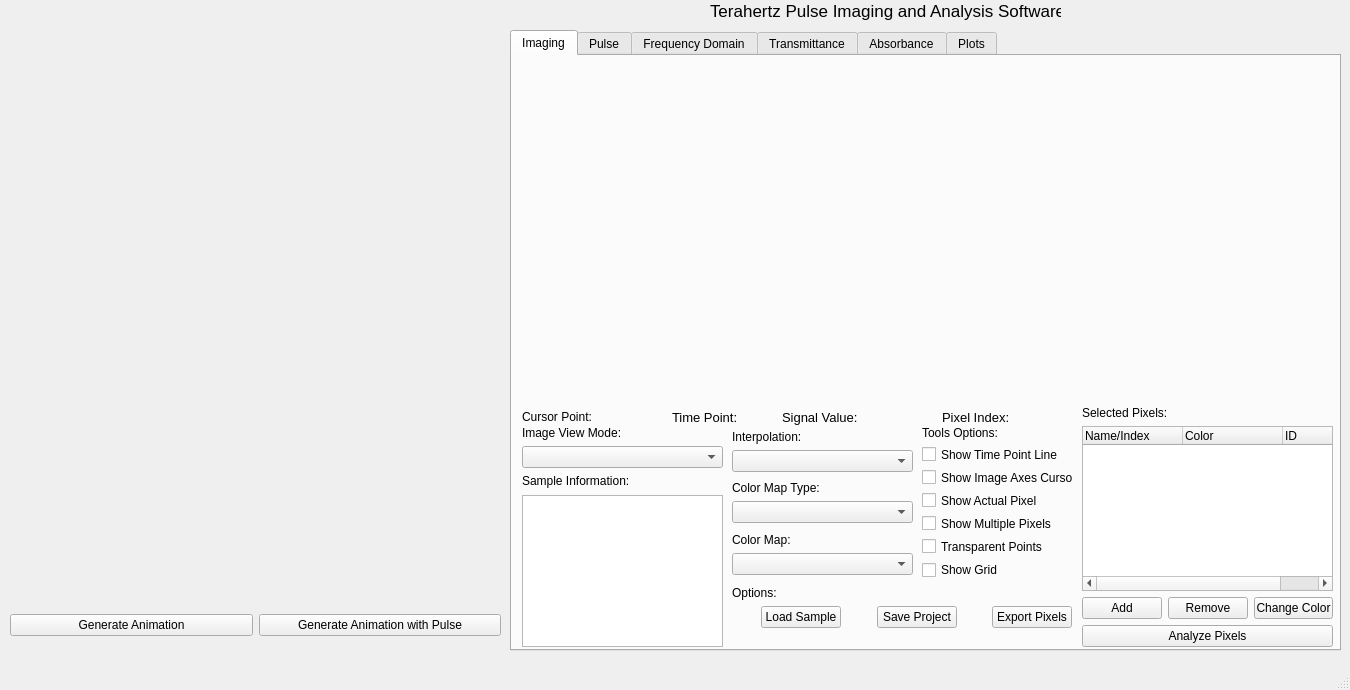
<?xml version="1.0" encoding="UTF-8"?>
<ui version="4.0">
 <class>MainWindow</class>
 <widget class="QMainWindow" name="MainWindow">
  <property name="geometry">
   <rect>
    <x>0</x>
    <y>0</y>
    <width>1350</width>
    <height>690</height>
   </rect>
  </property>
  <property name="windowTitle">
   <string>THz Imaging Software</string>
  </property>
  <widget class="QWidget" name="centralwidget">
   <widget class="ImgView" name="img_view" native="true">
    <property name="geometry">
     <rect>
      <x>-1</x>
      <y>0</y>
      <width>511</width>
      <height>611</height>
     </rect>
    </property>
   </widget>
   <widget class="QLabel" name="label_3">
    <property name="geometry">
     <rect>
      <x>710</x>
      <y>-10</y>
      <width>351</width>
      <height>41</height>
     </rect>
    </property>
    <property name="font">
     <font>
      <pointsize>13</pointsize>
     </font>
    </property>
    <property name="text">
     <string>Terahertz Pulse Imaging and Analysis Software</string>
    </property>
   </widget>
   <widget class="QTabWidget" name="tab">
    <property name="geometry">
     <rect>
      <x>510</x>
      <y>30</y>
      <width>831</width>
      <height>621</height>
     </rect>
    </property>
    <property name="currentIndex">
     <number>0</number>
    </property>
    <widget class="QWidget" name="tab_1">
     <attribute name="title">
      <string>Imaging</string>
     </attribute>
     <widget class="QWidget" name="verticalLayoutWidget_2">
      <property name="geometry">
       <rect>
        <x>10</x>
        <y>370</y>
        <width>201</width>
        <height>221</height>
       </rect>
      </property>
      <layout class="QVBoxLayout" name="verticalLayout_2">
       <item>
        <spacer name="verticalSpacer_4">
         <property name="orientation">
          <enum>Qt::Vertical</enum>
         </property>
         <property name="sizeHint" stdset="0">
          <size>
           <width>20</width>
           <height>40</height>
          </size>
         </property>
        </spacer>
       </item>
       <item>
        <widget class="QLabel" name="label_5">
         <property name="text">
          <string>Image View Mode:</string>
         </property>
        </widget>
       </item>
       <item>
        <widget class="QComboBox" name="view_mode_cb"/>
       </item>
       <item>
        <spacer name="verticalSpacer_5">
         <property name="orientation">
          <enum>Qt::Vertical</enum>
         </property>
         <property name="sizeHint" stdset="0">
          <size>
           <width>20</width>
           <height>40</height>
          </size>
         </property>
        </spacer>
       </item>
       <item>
        <widget class="QLabel" name="label_6">
         <property name="text">
          <string>Sample Information:</string>
         </property>
        </widget>
       </item>
       <item>
        <spacer name="verticalSpacer_6">
         <property name="orientation">
          <enum>Qt::Vertical</enum>
         </property>
         <property name="sizeHint" stdset="0">
          <size>
           <width>20</width>
           <height>40</height>
          </size>
         </property>
        </spacer>
       </item>
       <item>
        <widget class="QPlainTextEdit" name="sample_info_text"/>
       </item>
      </layout>
     </widget>
     <widget class="QWidget" name="horizontalLayoutWidget_4">
      <property name="geometry">
       <rect>
        <x>270</x>
        <y>350</y>
        <width>151</width>
        <height>22</height>
       </rect>
      </property>
      <layout class="QHBoxLayout" name="horizontalLayout_4">
       <item>
        <widget class="QLabel" name="signal_label">
         <property name="font">
          <font>
           <pointsize>10</pointsize>
          </font>
         </property>
         <property name="text">
          <string>Signal Value:</string>
         </property>
        </widget>
       </item>
       <item>
        <spacer name="horizontalSpacer_4">
         <property name="orientation">
          <enum>Qt::Horizontal</enum>
         </property>
         <property name="sizeHint" stdset="0">
          <size>
           <width>40</width>
           <height>20</height>
          </size>
         </property>
        </spacer>
       </item>
      </layout>
     </widget>
     <widget class="QWidget" name="horizontalLayoutWidget_3">
      <property name="geometry">
       <rect>
        <x>10</x>
        <y>350</y>
        <width>151</width>
        <height>22</height>
       </rect>
      </property>
      <layout class="QHBoxLayout" name="horizontalLayout_3">
       <item>
        <widget class="QLabel" name="cursor_label">
         <property name="text">
          <string>Cursor Point:</string>
         </property>
        </widget>
       </item>
       <item>
        <spacer name="horizontalSpacer_3">
         <property name="orientation">
          <enum>Qt::Horizontal</enum>
         </property>
         <property name="sizeHint" stdset="0">
          <size>
           <width>40</width>
           <height>20</height>
          </size>
         </property>
        </spacer>
       </item>
      </layout>
     </widget>
     <widget class="QWidget" name="horizontalLayoutWidget">
      <property name="geometry">
       <rect>
        <x>430</x>
        <y>350</y>
        <width>131</width>
        <height>22</height>
       </rect>
      </property>
      <layout class="QHBoxLayout" name="horizontalLayout">
       <item>
        <widget class="QLabel" name="index_label">
         <property name="font">
          <font>
           <pointsize>10</pointsize>
          </font>
         </property>
         <property name="text">
          <string>Pixel Index:</string>
         </property>
        </widget>
       </item>
       <item>
        <spacer name="horizontalSpacer_2">
         <property name="orientation">
          <enum>Qt::Horizontal</enum>
         </property>
         <property name="sizeHint" stdset="0">
          <size>
           <width>40</width>
           <height>20</height>
          </size>
         </property>
        </spacer>
       </item>
      </layout>
     </widget>
     <widget class="QWidget" name="verticalLayoutWidget">
      <property name="geometry">
       <rect>
        <x>220</x>
        <y>370</y>
        <width>181</width>
        <height>149</height>
       </rect>
      </property>
      <layout class="QVBoxLayout" name="verticalLayout">
       <item>
        <spacer name="verticalSpacer">
         <property name="orientation">
          <enum>Qt::Vertical</enum>
         </property>
         <property name="sizeHint" stdset="0">
          <size>
           <width>20</width>
           <height>40</height>
          </size>
         </property>
        </spacer>
       </item>
       <item>
        <widget class="QLabel" name="label">
         <property name="text">
          <string>Interpolation:</string>
         </property>
        </widget>
       </item>
       <item>
        <widget class="QComboBox" name="interpolation_cb"/>
       </item>
       <item>
        <spacer name="verticalSpacer_2">
         <property name="orientation">
          <enum>Qt::Vertical</enum>
         </property>
         <property name="sizeHint" stdset="0">
          <size>
           <width>20</width>
           <height>40</height>
          </size>
         </property>
        </spacer>
       </item>
       <item>
        <widget class="QLabel" name="label_2">
         <property name="text">
          <string>Color Map Type:</string>
         </property>
        </widget>
       </item>
       <item>
        <widget class="QComboBox" name="cmaptype_cb"/>
       </item>
       <item>
        <spacer name="verticalSpacer_3">
         <property name="orientation">
          <enum>Qt::Vertical</enum>
         </property>
         <property name="sizeHint" stdset="0">
          <size>
           <width>20</width>
           <height>40</height>
          </size>
         </property>
        </spacer>
       </item>
       <item>
        <widget class="QLabel" name="label_4">
         <property name="text">
          <string>Color Map:</string>
         </property>
        </widget>
       </item>
       <item>
        <widget class="QComboBox" name="cmap_cb"/>
       </item>
      </layout>
     </widget>
     <widget class="QWidget" name="horizontalLayoutWidget_2">
      <property name="geometry">
       <rect>
        <x>160</x>
        <y>350</y>
        <width>101</width>
        <height>22</height>
       </rect>
      </property>
      <layout class="QHBoxLayout" name="horizontalLayout_2">
       <item>
        <widget class="QLabel" name="waveform_point_label">
         <property name="font">
          <font>
           <pointsize>10</pointsize>
          </font>
         </property>
         <property name="text">
          <string>Time Point:</string>
         </property>
        </widget>
       </item>
       <item>
        <spacer name="horizontalSpacer">
         <property name="orientation">
          <enum>Qt::Horizontal</enum>
         </property>
         <property name="sizeHint" stdset="0">
          <size>
           <width>40</width>
           <height>20</height>
          </size>
         </property>
        </spacer>
       </item>
      </layout>
     </widget>
     <widget class="PulseView" name="pulse_view" native="true">
      <property name="geometry">
       <rect>
        <x>0</x>
        <y>0</y>
        <width>821</width>
        <height>341</height>
       </rect>
      </property>
      <property name="cursor">
       <cursorShape>CrossCursor</cursorShape>
      </property>
     </widget>
     <widget class="QWidget" name="verticalLayoutWidget_3">
      <property name="geometry">
       <rect>
        <x>410</x>
        <y>370</y>
        <width>151</width>
        <height>153</height>
       </rect>
      </property>
      <layout class="QVBoxLayout" name="verticalLayout_3">
       <item>
        <widget class="QLabel" name="label_7">
         <property name="text">
          <string>Tools Options:</string>
         </property>
        </widget>
       </item>
       <item>
        <widget class="QCheckBox" name="time_point_checkbox">
         <property name="text">
          <string>Show Time Point Line</string>
         </property>
        </widget>
       </item>
       <item>
        <widget class="QCheckBox" name="axes_checkbox">
         <property name="text">
          <string>Show Image Axes Cursor</string>
         </property>
        </widget>
       </item>
       <item>
        <widget class="QCheckBox" name="point_checkbox">
         <property name="text">
          <string>Show Actual Pixel</string>
         </property>
        </widget>
       </item>
       <item>
        <widget class="QCheckBox" name="multiple_points_checkbox">
         <property name="text">
          <string>Show Multiple Pixels</string>
         </property>
        </widget>
       </item>
       <item>
        <widget class="QCheckBox" name="transparent_checkbox">
         <property name="text">
          <string>Transparent Points</string>
         </property>
        </widget>
       </item>
       <item>
        <widget class="QCheckBox" name="grid_checkbox">
         <property name="text">
          <string>Show Grid</string>
         </property>
        </widget>
       </item>
      </layout>
     </widget>
     <widget class="QWidget" name="verticalLayoutWidget_4">
      <property name="geometry">
       <rect>
        <x>220</x>
        <y>530</y>
        <width>340</width>
        <height>61</height>
       </rect>
      </property>
      <layout class="QVBoxLayout" name="verticalLayout_4">
       <item>
        <widget class="QLabel" name="label_8">
         <property name="text">
          <string>Options:</string>
         </property>
        </widget>
       </item>
       <item>
        <layout class="QHBoxLayout" name="horizontalLayout_5">
         <item>
          <spacer name="horizontalSpacer_6">
           <property name="orientation">
            <enum>Qt::Horizontal</enum>
           </property>
           <property name="sizeHint" stdset="0">
            <size>
             <width>40</width>
             <height>20</height>
            </size>
           </property>
          </spacer>
         </item>
         <item>
          <widget class="QPushButton" name="load_button">
           <property name="text">
            <string>Load Sample</string>
           </property>
          </widget>
         </item>
         <item>
          <spacer name="horizontalSpacer_5">
           <property name="orientation">
            <enum>Qt::Horizontal</enum>
           </property>
           <property name="sizeHint" stdset="0">
            <size>
             <width>40</width>
             <height>20</height>
            </size>
           </property>
          </spacer>
         </item>
         <item>
          <widget class="QPushButton" name="save_button">
           <property name="text">
            <string>Save Project</string>
           </property>
          </widget>
         </item>
         <item>
          <spacer name="horizontalSpacer_7">
           <property name="orientation">
            <enum>Qt::Horizontal</enum>
           </property>
           <property name="sizeHint" stdset="0">
            <size>
             <width>40</width>
             <height>20</height>
            </size>
           </property>
          </spacer>
         </item>
         <item>
          <widget class="QPushButton" name="export_button">
           <property name="text">
            <string>Export Pixels</string>
           </property>
          </widget>
         </item>
        </layout>
       </item>
       <item>
        <spacer name="verticalSpacer_13">
         <property name="orientation">
          <enum>Qt::Vertical</enum>
         </property>
         <property name="sizeHint" stdset="0">
          <size>
           <width>20</width>
           <height>40</height>
          </size>
         </property>
        </spacer>
       </item>
      </layout>
     </widget>
     <widget class="QWidget" name="verticalLayoutWidget_5">
      <property name="geometry">
       <rect>
        <x>570</x>
        <y>350</y>
        <width>251</width>
        <height>241</height>
       </rect>
      </property>
      <layout class="QVBoxLayout" name="verticalLayout_5">
       <item>
        <widget class="QLabel" name="label_9">
         <property name="text">
          <string>Selected Pixels:</string>
         </property>
        </widget>
       </item>
       <item>
        <widget class="QTreeWidget" name="pixels_tree">
         <column>
          <property name="text">
           <string>Name/Index</string>
          </property>
         </column>
         <column>
          <property name="text">
           <string>Color</string>
          </property>
         </column>
         <column>
          <property name="text">
           <string>ID</string>
          </property>
         </column>
        </widget>
       </item>
       <item>
        <layout class="QHBoxLayout" name="horizontalLayout_6">
         <item>
          <widget class="QPushButton" name="add_pixel_button">
           <property name="text">
            <string>Add</string>
           </property>
          </widget>
         </item>
         <item>
          <widget class="QPushButton" name="remove_pixel_button">
           <property name="text">
            <string>Remove</string>
           </property>
          </widget>
         </item>
         <item>
          <widget class="QPushButton" name="change_color_button">
           <property name="text">
            <string>Change Color</string>
           </property>
          </widget>
         </item>
        </layout>
       </item>
       <item>
        <layout class="QHBoxLayout" name="horizontalLayout_8">
         <item>
          <widget class="QPushButton" name="plot_pixels_button">
           <property name="text">
            <string>Analyze Pixels</string>
           </property>
          </widget>
         </item>
        </layout>
       </item>
      </layout>
     </widget>
    </widget>
    <widget class="QWidget" name="tab_3">
     <attribute name="title">
      <string>Pulse</string>
     </attribute>
     <widget class="PulsePlot" name="pulse_plot" native="true">
      <property name="geometry">
       <rect>
        <x>0</x>
        <y>0</y>
        <width>831</width>
        <height>421</height>
       </rect>
      </property>
     </widget>
     <widget class="QWidget" name="verticalLayoutWidget_8">
      <property name="geometry">
       <rect>
        <x>10</x>
        <y>430</y>
        <width>91</width>
        <height>92</height>
       </rect>
      </property>
      <layout class="QVBoxLayout" name="verticalLayout_8">
       <item>
        <widget class="QLabel" name="label_12">
         <property name="text">
          <string>Time Starts:</string>
         </property>
        </widget>
       </item>
       <item>
        <widget class="QLineEdit" name="time_start_line">
         <property name="text">
          <string/>
         </property>
        </widget>
       </item>
       <item>
        <widget class="QLabel" name="label_13">
         <property name="text">
          <string>Time Ends:</string>
         </property>
        </widget>
       </item>
       <item>
        <widget class="QLineEdit" name="time_end_line">
         <property name="text">
          <string/>
         </property>
        </widget>
       </item>
      </layout>
     </widget>
     <widget class="QWidget" name="verticalLayoutWidget_9">
      <property name="geometry">
       <rect>
        <x>110</x>
        <y>430</y>
        <width>160</width>
        <height>84</height>
       </rect>
      </property>
      <layout class="QVBoxLayout" name="verticalLayout_9">
       <item>
        <widget class="QLabel" name="label_14">
         <property name="text">
          <string>Plot Options:</string>
         </property>
        </widget>
       </item>
       <item>
        <widget class="QCheckBox" name="pp_reference_checkbox">
         <property name="text">
          <string>Show Reference Pulse</string>
         </property>
        </widget>
       </item>
       <item>
        <widget class="QCheckBox" name="pp_legend_checkbox">
         <property name="text">
          <string>Show Legend</string>
         </property>
        </widget>
       </item>
       <item>
        <widget class="QCheckBox" name="pp_grid_checkbox">
         <property name="text">
          <string>Show Grid</string>
         </property>
        </widget>
       </item>
      </layout>
     </widget>
     <widget class="QPushButton" name="pp_reload_button">
      <property name="geometry">
       <rect>
        <x>10</x>
        <y>560</y>
        <width>261</width>
        <height>23</height>
       </rect>
      </property>
      <property name="text">
       <string>Apply Changes</string>
      </property>
     </widget>
    </widget>
    <widget class="QWidget" name="tab_4">
     <attribute name="title">
      <string>Frequency Domain</string>
     </attribute>
     <widget class="FrequencyPlot" name="frequency_plot" native="true">
      <property name="geometry">
       <rect>
        <x>0</x>
        <y>0</y>
        <width>831</width>
        <height>421</height>
       </rect>
      </property>
     </widget>
     <widget class="QWidget" name="verticalLayoutWidget_10">
      <property name="geometry">
       <rect>
        <x>10</x>
        <y>430</y>
        <width>111</width>
        <height>84</height>
       </rect>
      </property>
      <layout class="QVBoxLayout" name="verticalLayout_10">
       <item>
        <widget class="QLabel" name="label_15">
         <property name="text">
          <string>Plot Options:</string>
         </property>
        </widget>
       </item>
       <item>
        <widget class="QCheckBox" name="fd_reference_checkbox">
         <property name="text">
          <string>Show Reference</string>
         </property>
        </widget>
       </item>
       <item>
        <widget class="QCheckBox" name="fd_legend_checkbox">
         <property name="text">
          <string>Show Legend</string>
         </property>
        </widget>
       </item>
       <item>
        <widget class="QCheckBox" name="fd_grid_checkbox">
         <property name="text">
          <string>Show Grid</string>
         </property>
        </widget>
       </item>
      </layout>
     </widget>
     <widget class="QPushButton" name="fd_reload_button">
      <property name="geometry">
       <rect>
        <x>10</x>
        <y>560</y>
        <width>131</width>
        <height>21</height>
       </rect>
      </property>
      <property name="text">
       <string>Apply Changes</string>
      </property>
     </widget>
    </widget>
    <widget class="QWidget" name="tab_5">
     <attribute name="title">
      <string>Transmittance</string>
     </attribute>
     <widget class="TransmittancePlot" name="transmittance_plot" native="true">
      <property name="geometry">
       <rect>
        <x>0</x>
        <y>0</y>
        <width>831</width>
        <height>421</height>
       </rect>
      </property>
     </widget>
     <widget class="QPushButton" name="t_reload_button">
      <property name="geometry">
       <rect>
        <x>10</x>
        <y>560</y>
        <width>131</width>
        <height>21</height>
       </rect>
      </property>
      <property name="text">
       <string>Apply Changes</string>
      </property>
     </widget>
     <widget class="QWidget" name="verticalLayoutWidget_11">
      <property name="geometry">
       <rect>
        <x>10</x>
        <y>430</y>
        <width>111</width>
        <height>84</height>
       </rect>
      </property>
      <layout class="QVBoxLayout" name="verticalLayout_11">
       <item>
        <widget class="QLabel" name="label_16">
         <property name="text">
          <string>Plot Options:</string>
         </property>
        </widget>
       </item>
       <item>
        <widget class="QCheckBox" name="t_legend_checkbox">
         <property name="text">
          <string>Show Legend</string>
         </property>
        </widget>
       </item>
       <item>
        <widget class="QCheckBox" name="t_grid_checkbox">
         <property name="text">
          <string>Show Grid</string>
         </property>
        </widget>
       </item>
      </layout>
     </widget>
    </widget>
    <widget class="QWidget" name="tab_6">
     <attribute name="title">
      <string>Absorbance</string>
     </attribute>
     <widget class="AbsorbancePlot" name="absorbance_plot" native="true">
      <property name="geometry">
       <rect>
        <x>0</x>
        <y>0</y>
        <width>831</width>
        <height>421</height>
       </rect>
      </property>
     </widget>
     <widget class="QWidget" name="verticalLayoutWidget_7">
      <property name="geometry">
       <rect>
        <x>10</x>
        <y>430</y>
        <width>111</width>
        <height>84</height>
       </rect>
      </property>
      <layout class="QVBoxLayout" name="verticalLayout_7">
       <item>
        <widget class="QLabel" name="label_11">
         <property name="text">
          <string>Plot Options:</string>
         </property>
        </widget>
       </item>
       <item>
        <widget class="QCheckBox" name="abs_legend_checkbox">
         <property name="text">
          <string>Show Legend</string>
         </property>
        </widget>
       </item>
       <item>
        <widget class="QCheckBox" name="abs_grid_checkbox">
         <property name="text">
          <string>Show Grid</string>
         </property>
        </widget>
       </item>
      </layout>
     </widget>
     <widget class="QPushButton" name="abs_reload_button">
      <property name="geometry">
       <rect>
        <x>10</x>
        <y>560</y>
        <width>131</width>
        <height>23</height>
       </rect>
      </property>
      <property name="text">
       <string>Apply Changes</string>
      </property>
     </widget>
    </widget>
    <widget class="QWidget" name="tab_2">
     <attribute name="title">
      <string>Plots</string>
     </attribute>
     <widget class="PlotsView" name="plots_view" native="true">
      <property name="geometry">
       <rect>
        <x>0</x>
        <y>0</y>
        <width>821</width>
        <height>481</height>
       </rect>
      </property>
     </widget>
     <widget class="QWidget" name="verticalLayoutWidget_6">
      <property name="geometry">
       <rect>
        <x>10</x>
        <y>490</y>
        <width>131</width>
        <height>91</height>
       </rect>
      </property>
      <layout class="QVBoxLayout" name="verticalLayout_6">
       <item>
        <widget class="QLabel" name="label_10">
         <property name="text">
          <string>Plots Options:</string>
         </property>
        </widget>
       </item>
       <item>
        <widget class="QCheckBox" name="plots_reference_checkbox">
         <property name="text">
          <string>Show Reference</string>
         </property>
        </widget>
       </item>
       <item>
        <widget class="QCheckBox" name="plots_legend_checkbox">
         <property name="text">
          <string>Show Legend</string>
         </property>
        </widget>
       </item>
       <item>
        <widget class="QCheckBox" name="plots_grid_checkbox">
         <property name="text">
          <string>Show Grid</string>
         </property>
        </widget>
       </item>
      </layout>
     </widget>
     <widget class="QPushButton" name="export_plots_button">
      <property name="geometry">
       <rect>
        <x>270</x>
        <y>490</y>
        <width>111</width>
        <height>23</height>
       </rect>
      </property>
      <property name="text">
       <string>Export Plots</string>
      </property>
     </widget>
    </widget>
   </widget>
   <widget class="QWidget" name="horizontalLayoutWidget_7">
    <property name="geometry">
     <rect>
      <x>10</x>
      <y>610</y>
      <width>491</width>
      <height>31</height>
     </rect>
    </property>
    <layout class="QHBoxLayout" name="horizontalLayout_9">
     <item>
      <widget class="QPushButton" name="animation_button">
       <property name="text">
        <string>Generate Animation</string>
       </property>
      </widget>
     </item>
     <item>
      <widget class="QPushButton" name="animation_pulse_button">
       <property name="text">
        <string>Generate Animation with Pulse</string>
       </property>
      </widget>
     </item>
    </layout>
   </widget>
  </widget>
  <widget class="QMenuBar" name="menubar">
   <property name="geometry">
    <rect>
     <x>0</x>
     <y>0</y>
     <width>1350</width>
     <height>21</height>
    </rect>
   </property>
  </widget>
  <widget class="QStatusBar" name="statusbar"/>
 </widget>
 <customwidgets>
  <customwidget>
   <class>ImgView</class>
   <extends>QWidget</extends>
   <header>imgview.h</header>
   <container>1</container>
  </customwidget>
  <customwidget>
   <class>PulseView</class>
   <extends>QWidget</extends>
   <header>pulseview.h</header>
   <container>1</container>
  </customwidget>
  <customwidget>
   <class>PlotsView</class>
   <extends>QWidget</extends>
   <header>plotsview.h</header>
   <container>1</container>
  </customwidget>
  <customwidget>
   <class>PulsePlot</class>
   <extends>QWidget</extends>
   <header>pulseplot.h</header>
   <container>1</container>
  </customwidget>
  <customwidget>
   <class>FrequencyPlot</class>
   <extends>QWidget</extends>
   <header>frequencyplot.h</header>
   <container>1</container>
  </customwidget>
  <customwidget>
   <class>AbsorbancePlot</class>
   <extends>QWidget</extends>
   <header>absorbanceplot.h</header>
   <container>1</container>
  </customwidget>
  <customwidget>
   <class>TransmittancePlot</class>
   <extends>QWidget</extends>
   <header>transmittanceplot.h</header>
   <container>1</container>
  </customwidget>
 </customwidgets>
 <resources/>
 <connections/>
</ui>
